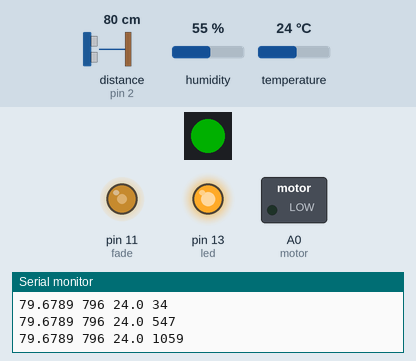
Recording of a sketch running on a simulated Arduino Uno, built with avr-gcc and run on an emulated ATmega328P. On the bench: 1 RGB LEDs in strip order, left to right, switched loads named in the sketch (green lamp = pin HIGH), output pins drawn as LEDs (lit = HIGH), the last lines printed to the serial monitor. Wiring (inferred from the names in the program): ultrasonic range finder: trigger pin 3; echo pin 2. The test bench sets the inputs (shaded band); at power-on: distance to the obstacle (sensor on pin 2) 80 cm, humidity 55 %, temperature 24 °C. The echo pulse lasts 58.3 µs per cm; dim RGB values are drawn brighter than linear; pins used as bus, display or sensor lines are not drawn.

Above: at 1.2 s.
1.3 s: distance to the obstacle (sensor on pin 2) set to 2 cm
At 2.7 s:
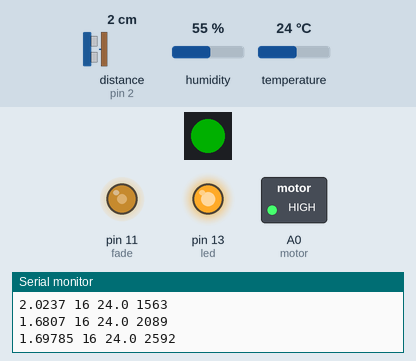
3.0 s: humidity set to 22 %
At 4.7 s:
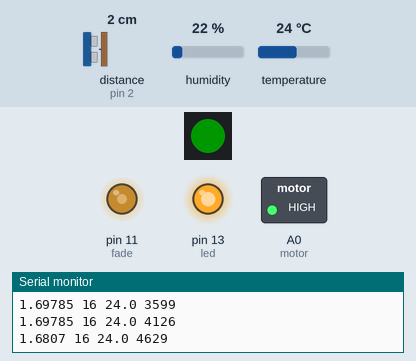
5.6 s: humidity set to 40 %
At 7.3 s:
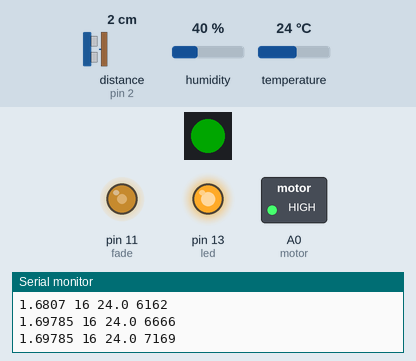
7.6 s: humidity set to 68 %
At 9.3 s:
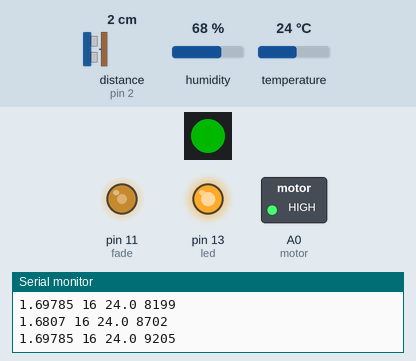
9.7 s: distance to the obstacle (sensor on pin 2) set to 19 cm
15.8 s: distance to the obstacle (sensor on pin 2) set to 23 cm
At 16.7 s:
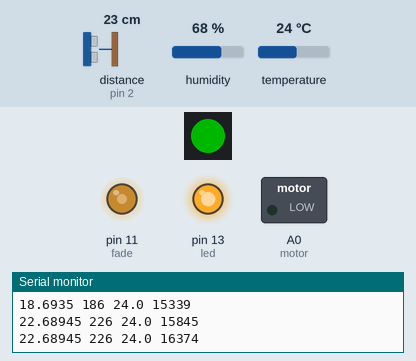
Timing chart, 0 to 18.3 s (numbered marks = the images above; inputs shaded):
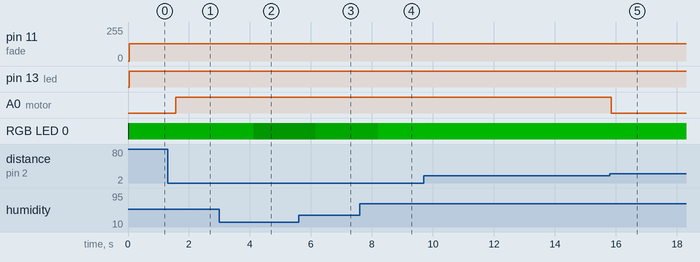

Measured:
- the behaviour switches between 20 and 21 cm on distance to the obstacle (sensor on pin 2) (found by bisection; images 4 and 5)
- after the input at 1.3 s, A0 (motor): LOW → HIGH after 0.26 s
- after the input at 3.0 s, RGB LED 0: RGB(0, 55, 0) → RGB(0, 22, 0) after 1.1 s
- after the input at 5.6 s, RGB LED 0: RGB(0, 22, 0) → RGB(0, 40, 0) after 0.56 s
- after the input at 7.6 s, RGB LED 0: RGB(0, 40, 0) → RGB(0, 68, 0) after 0.60 s
- after the input at 15.8 s, A0 (motor): HIGH → LOW at once

The sketch:

api_modules.ino
```cpp
// Made from a Python program in the ZERO1 Simulator; edits here are not turned back into Python.
// The modules by their own names (§3): machine.…, neopixel.…, dht.…, hcsr04.…, utime.

#include <Wire.h>
#include <DHT.h>
#include <Adafruit_NeoPixel.h>

const int MOTOR = A0;          // DC motor driver
const int DHT_PIN = 5;         // DHT22 temperature / humidity sensor
const int TRIG_PIN = 3;        // ultrasonic trigger
const int ECHO_PIN = 2;        // ultrasonic echo
const int RGB_PIN = 9;         // RGB LED (WS2812)

DHT sensor(DHT_PIN, DHT11);
Adafruit_NeoPixel np(1, RGB_PIN, NEO_GRB + NEO_KHZ800);

const int fade = 11;
const int motor = MOTOR;
const int led = 13;

// Runs once: the lines before "while True:"
void setup() {
  Serial.begin(9600);
  pinMode(TRIG_PIN, OUTPUT);
  pinMode(ECHO_PIN, INPUT);
  sensor.begin();
  np.begin();
  Wire.begin();
  pinMode(fade, OUTPUT);
  pinMode(motor, OUTPUT);
  digitalWrite(motor, LOW);
  pinMode(led, OUTPUT);
}

// Runs forever: the body of "while True:" (line 18)
void loop() {
  if (!sensor.read()) pyFail(19, "OSError: [Errno 110] ETIMEDOUT");
  float d = pyDistanceCm(TRIG_PIN, ECHO_PIN, 20);
  long mm = (long)(pyDistanceCm(TRIG_PIN, ECHO_PIN, 21) * 10);
  long level = (long)sensor.readHumidity();
  np.fill(np.Color(level, 0, 0));
  np.setPixelColor(1L - 1L, 0, level, 0);
  np.show();
  analogWrite(fade, 128);
  digitalWrite(motor, d < 20);
  digitalWrite(led, true);
  Serial.print(pyFloat(d));
  Serial.print(" ");
  Serial.print(mm);
  Serial.print(" ");
  Serial.print(pyFloat(sensor.readTemperature()));
  Serial.print(" ");
  Serial.println((long)millis() - 0L);
  delay(500);
}

// ---- Helpers that make C++ behave like Python ----

// Stops the program like a Python error: the message goes to the Serial Monitor, then the board halts
void pyFail(int line, String text) {
  Serial.print("Line ");
  Serial.print(line);
  Serial.print(": ");
  Serial.println(text);
  Serial.flush();
  abort();
}

// 10 to the power n, exact on the board (pow() is not)
float pyPow10(int n) {
  float result = 1;
  for (int i = 0; i < n; i++) result *= 10;
  for (int i = 0; i > n; i--) result /= 10;
  return result;
}

// How MicroPython shows a decimal number: 7 significant digits, 3.0 keeps its .0,
// and 1e-05 / 1e+07 style below 0.0001 and from 10000000 on
String pyFloat(float x) {
  if (isnan(x)) return "nan";
  if (isinf(x)) return x > 0 ? "inf" : "-inf";
  if (x == 0) return 1 / x < 0 ? "-0.0" : "0.0";
  float size = fabs(x);
  int exponent = floor(log10(size));
  if (size < pyPow10(exponent)) exponent--;
  if (size >= pyPow10(exponent + 1)) exponent++;
  String text = pyDigits(x, exponent);
  if (pySignificant(text) > 7) {          // 9999999.6 rounds up to 10000000: one more digit
    exponent++;
    text = pyDigits(x, exponent);
  }
  if (exponent < -4 || exponent >= 7) {
    text += exponent < 0 ? "e-" : "e+";
    if (abs(exponent) < 10) text += "0";
    text += String(abs(exponent));
  } else if (text.indexOf('.') < 0) {
    text += ".0";
  }
  return text;
}

// The 7 significant digits of x, without the zeros at the end (for pyFloat)
String pyDigits(float x, int exponent) {
  bool scientific = exponent < -4 || exponent >= 7;
  int decimals = scientific ? 6 : 6 - exponent;
  String text = String(scientific ? x / pyPow10(exponent) : x, decimals);
  if (decimals > 0) {
    while (text.endsWith("0")) text.remove(text.length() - 1);
    if (text.endsWith(".")) text.remove(text.length() - 1);
  }
  return text;
}

// How many significant digits a number text has (for pyFloat)
int pySignificant(String text) {
  int count = 0;
  bool started = false;
  for (unsigned int i = 0; i < text.length(); i++) {
    char c = text.charAt(i);
    if (c >= '1' && c <= '9') started = true;
    if (started && c >= '0' && c <= '9') count++;
  }
  return count;
}

// HC-SR04: a 10 µs pulse on trig, then the echo time on echo; no echo gives 0,
// or stops the program with MicroPython's OSError when line > 0
float pyDistanceCm(int trigPin, int echoPin, int line) {
  digitalWrite(trigPin, LOW);
  delayMicroseconds(2);
  digitalWrite(trigPin, HIGH);
  delayMicroseconds(10);
  digitalWrite(trigPin, LOW);
  long duration = pulseIn(echoPin, HIGH, 30000);
  if (duration == 0 && line > 0) pyFail(line, "OSError: Out of range");
  return duration * 0.0343 / 2;
}
```
